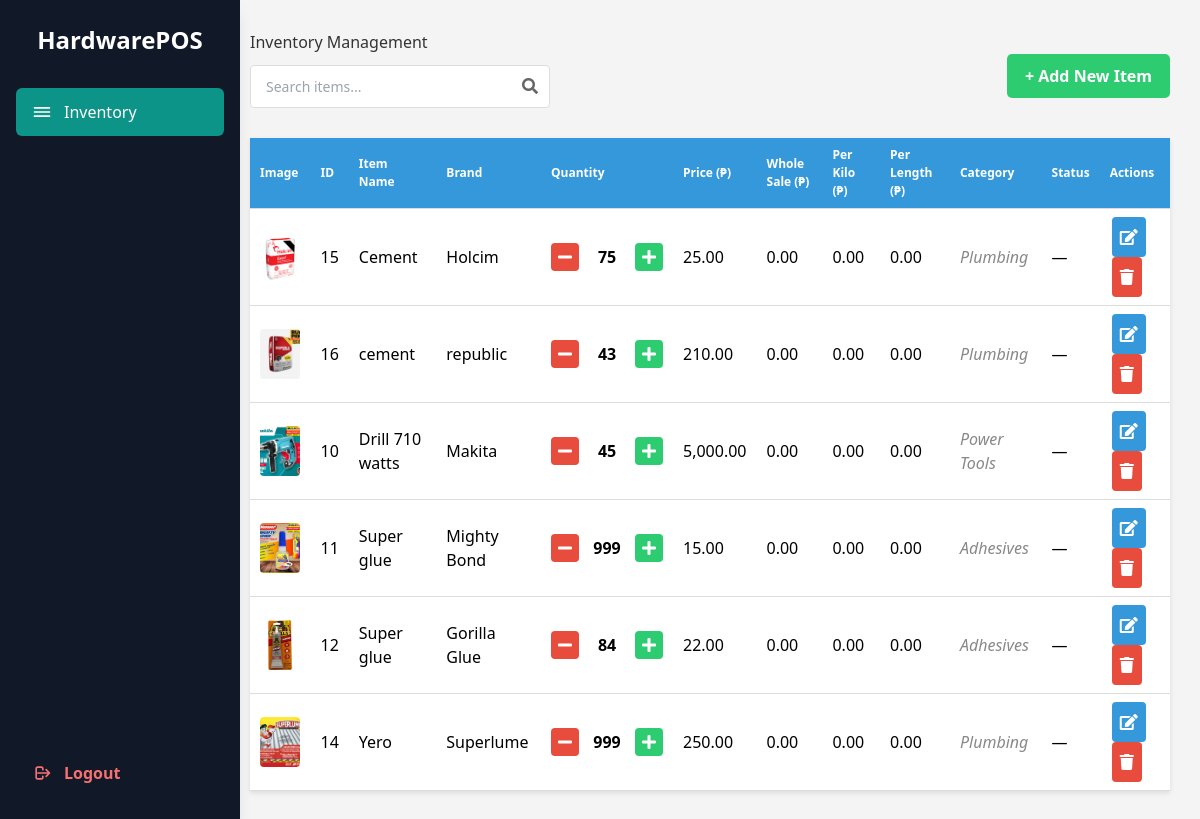
/staff/inventory.php (signed in), run on the app's committed database.
### tables this page shows
CREATE TABLE `inventory` (
  `id` int(11) NOT NULL,
  `name` varchar(100) NOT NULL,
  `brand` varchar(50) DEFAULT NULL,
  `category` varchar(50) NOT NULL,
  `quantity` int(11) NOT NULL DEFAULT 0,
  `price` decimal(10,2) NOT NULL,
  `low_threshold` int(11) NOT NULL DEFAULT 10,
  `image_url` varchar(255) DEFAULT NULL,
  `whole_sale` decimal(10,2) DEFAULT NULL,
  `per_kilo` decimal(10,2) DEFAULT NULL,
  `per_length` decimal(10,2) DEFAULT NULL,
  `batch_id` varchar(50) DEFAULT NULL,
  `condition` varchar(20) NOT NULL DEFAULT 'good'
);

### staff/inventory.php (the view, shortened to what this page needs)
<?php
require_once '../db.php';
?>
<!DOCTYPE html>
<html lang="en">
<head>
    <link rel="stylesheet" href="https://cdnjs.cloudflare.com/ajax/libs/font-awesome/5.15.4/css/all.min.css">
</head>
<body>
    <?php include 'includesStaff/sidebar.php'; ?>
    <div class="content">
        <h2>Inventory Management</h2>
        <div class="top-controls">
            <div class="search-box">
                <input type="text" id="searchInput" placeholder="Search items...">
                <i class="fas fa-search search-icon"></i>
            </div>
            <button class="add-btn" id="openModalBtn">+ Add New Item</button>
        </div>
        <table>
            <thead>
                <tr>
                    <th>Image</th>
                    <th>ID</th>
                    <th>Item Name</th>
                    <th>Brand</th>
                    <th>Quantity</th>
                    <th>Price (₱)</th>
                    <th>Whole Sale (₱)</th>
                    <th>Per Kilo (₱)</th>
                    <th>Per Length (₱)</th>
                    <th>Category</th>
                    <th>Status</th>
                    <th>Actions</th>
                </tr>
            </thead>
            <tbody>
                <?php
                $stmt = $pdo->query("SELECT * FROM inventory ORDER BY name");
                while ($item = $stmt->fetch()):
                    $isLow = $item['quantity'] < $item['low_threshold'];
                ?>
                <tr class="<?= $isLow ? 'low-stock' : '' ?>" data-id="<?= $item['id'] ?>">
                    <td>
                        <img src="../<?= $item['image_url'] ?? 'assets/product_images/no-image.jpg' ?>"
                             alt="<?= htmlspecialchars($item['name']) ?>"
                             class="product-image">
                    </td>
                    <td><?= htmlspecialchars($item['id']) ?></td>
                    <td><?= htmlspecialchars($item['name']) ?></td>
                    <td><?= htmlspecialchars($item['brand']) ?></td>
                    <td>
                        <div class="stock-control">
                            <button class="stock-btn decrease" onclick="promptUpdateStock(<?= $item['id'] ?>, 'remove')">
                                <i class="fas fa-minus"></i>
                            </button>
                            <span class="quantity"><?= htmlspecialchars($item['quantity']) ?></span>
                            <button class="stock-btn increase" onclick="promptUpdateStock(<?= $item['id'] ?>, 'add')">
                                <i class="fas fa-plus"></i>
                            </button>
                        </div>
                    </td>
                    <td><?= number_format($item['price'], 2) ?></td>
                    <td><?= number_format($item['whole_sale'], 2) ?></td>
                    <td><?= number_format($item['per_kilo'], 2) ?></td>
                    <td><?= number_format($item['per_length'], 2) ?></td>
                    <td class="category"><?= htmlspecialchars($item['category']) ?></td>
                    <td>
                        <?php if ($isLow): ?>
                            <span class="badge">Low Stock</span>
                        <?php else: ?>
                            &mdash;
                        <?php endif; ?>
                    </td>
                    <td>
                        <button class="action-btn edit" onclick="editItem(<?= $item['id'] ?>)">
                            <i class="fas fa-edit"></i>
                        </button>
                        <button class="action-btn delete" onclick="deleteItem(<?= $item['id'] ?>)">
                            <i class="fas fa-trash"></i>
                        </button>
                    </td>
                </tr>
                <?php endwhile; ?>
            </tbody>
        </table>
    </div>
</body>
</html>

### staff/inventory.php (style rules this page uses)
body { margin: 0; font-family: 'Segoe UI', sans-serif; background-color: #f4f4f4; display: flex; }
.content { margin-left: 220px; padding: 30px; flex: 1; }
h2 { margin-bottom: 20px; font-size: 28px; color: #333; }
.add-btn { display: inline-block; margin-bottom: 20px; padding: 10px 18px; background-color: #2ecc71; color: white; text-decoration: none; border-radius: 5px; font-weight: bold; cursor: pointer; }
table { width: 100%; border-collapse: collapse; background-color: #fff; box-shadow: 0 2px 5px rgba(0, 0, 0, 0.1); }
th, td { padding: 8px 10px; text-align: left; border-bottom: 1px solid #ddd; }
th { background-color: #3498db; color: white; font-size: 12px; }
.category { font-style: italic; color: #888; }
.stock-control { display: flex; align-items: center; gap: 8px; }
.stock-btn { width: 28px; height: 28px; border-radius: 4px; border: none; color: white; cursor: pointer; transition: opacity 0.2s; display: flex; align-items: center; justify-content: center; }
.stock-btn.decrease { background-color: #e74c3c; }
.stock-btn.increase { background-color: #2ecc71; }
.quantity { min-width: 40px; text-align: center; font-weight: bold; }
.product-image { width: 50px; height: 50px; object-fit: cover; border-radius: 4px; }
.action-btn { padding: 8px; border: none; border-radius: 4px; cursor: pointer; margin: 0 2px; transition: background-color 0.2s; }
.action-btn.edit { background-color: #3498db; color: white; }
.action-btn.delete { background-color: #e74c3c; color: white; }
.top-controls { display: flex; justify-content: space-between; align-items: center; margin-bottom: 20px; }
.search-box { position: relative; width: 300px; }
.search-box input { width: 100%; padding: 10px 35px 10px 15px; border: 1px solid #ddd; border-radius: 4px; font-size: 14px; transition: all 0.3s ease; }
.search-icon { position: absolute; right: 12px; top: 50%; transform: translateY(-50%); color: #666; }

### data on the page
inventory: image_url (picture), id "15", name "Cement", brand "Holcim", quantity "75", price "25.00", whole_sale "0.00", per_kilo "0.00", per_length "0.00", category "Plumbing"
inventory: image_url (picture), id "16", name "cement", brand "republic", quantity "43", price "210.00", whole_sale "0.00", per_kilo "0.00", per_length "0.00", category "Plumbing"
inventory: image_url (picture), id "10", name "Drill 710 watts", brand "Makita", quantity "45", price "5,000.00", whole_sale "0.00", per_kilo "0.00", per_length "0.00", category "Power Tools"
inventory: image_url (picture), id "11", name "Super glue", brand "Mighty Bond", quantity "999", price "15.00", whole_sale "0.00", per_kilo "0.00", per_length "0.00", category "Adhesives"
inventory: image_url (picture), id "12", name "Super glue", brand "Gorilla Glue", quantity "84", price "22.00", whole_sale "0.00", per_kilo "0.00", per_length "0.00", category "Adhesives"
inventory: image_url (picture), id "14", name "Yero", brand "Superlume", quantity "999", price "250.00", whole_sale "0.00", per_kilo "0.00", per_length "0.00", category "Plumbing"
